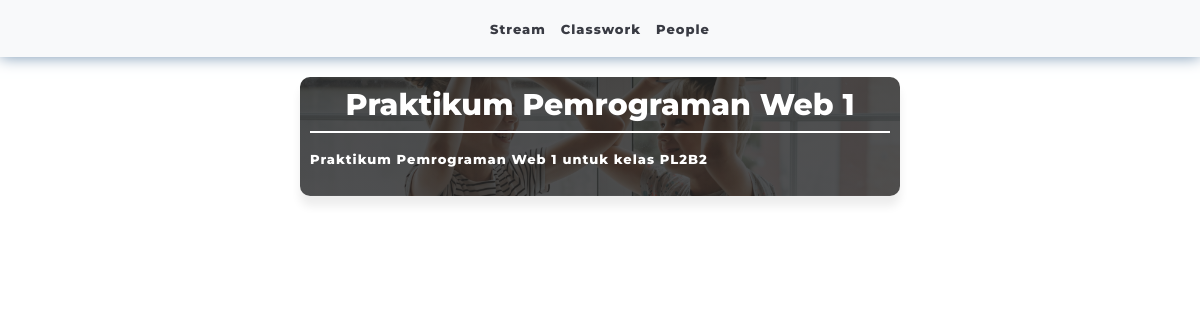
/on-class.php?id_kelas=K0004, run on the app's committed database.
### tables this page shows
CREATE TABLE `kelas` (
  `id_kelas` varchar(5) NOT NULL,
  `id_user` varchar(5) DEFAULT NULL,
  `nama_kelas` varchar(30) DEFAULT NULL,
  `deskripsi` varchar(200) DEFAULT NULL,
  `kode` varchar(6) DEFAULT NULL,
  `subject` varchar(50) NOT NULL,
  `image` varchar(100) NOT NULL
);

### on-class.php (the view, shortened to what this page needs)
<!DOCTYPE html>
<html lang="en">
<head>
    <link rel="stylesheet" href="css/bootstrap.min.css">
    <link rel="stylesheet" href="css/boxicons.min.css">
    <link rel="stylesheet" href="css/style.css">
</head>
<body>
    <nav class="navbar navbar-expand-lg sticky-top navbar-light bg-light justify-content-center">
      <ul class="navbar-nav">
        <li class="nav-item">
          <a class="nav-link" href="on-class.php?id_kelas=<?php echo $_SESSION['id_kelas']; ?>"><strong>Stream</a></strong>
        </li>
        <li class="nav-item">
          <a class="nav-link" href="classwork.php"><strong>Classwork</a></strong>
        </li>
        <li class="nav-item">
          <a class="nav-link" href="people.php"><strong>People</a></strong>
        </li>
      </ul>
    </nav>
    <?php
      include "connection.php";
      if (isset($_GET['id_kelas'])) {
        $id_kelas = $_GET['id_kelas'];
        $sql = "
          SELECT subject, deskripsi
          FROM kelas
          WHERE id_kelas = '$id_kelas';
        ";
        $result = mysqli_query($conn, $sql);
        foreach ($result as $row) {
          echo '
            <div class="stream-box col-md-6 offset-md-3">
              <h2 class="people-role pb-2 mb-0" align="center">' . $row['subject'] . '</h2>
                <div class="d-flex text-body-secondary pt-3">
                  <div class="pb-3 mb-0 small lh-sm w-100">
                    <div class="d-flex justify-content-between">
                      <strong>' . $row['deskripsi'] . '</strong>
                    </div>
                  </div>
                </div>
            </div>
          ';
        }
      }
    ?>
</body>
</html>

### css/style.css (style rules this page uses)
:root { --abu: #403c3c; --abu-muda:#cbcbcb; --biru-muda: #9cc2e3; --1blue: #194a7a; --2blue: #476f95; --3blue: #7593af; --4blue: #a3b7ca; --5blue: #d1dbe4; --darker-than-1blue: #143b62; }
* { line-height: 1.8; color: #393b43; font-size: 15px; font-weight: 600; font-family: 'Montserrat', sans-serif; }
h1,h2,h3,h4,h5,h6 { font-weight: 800; color: var(--1blue); }
.people-role { border-bottom: 2px solid var(--1blue); }
.stream-box { color: white; margin-top: 20px; margin-bottom: 40px; padding: 10px; border-radius: 10px; box-shadow: 0px 10px 10px rgba(0, 0, 0, 0.075); background-image: linear-gradient(rgba(35, 35, 35, 0.785), rgba(39, 38, 38, 0.785)), url("../assets/pexels-olia-danilevich-5088188.jpg"); background-size: cover; background-position: center; }
.stream-box .people-role { color: white; border-bottom: 2px solid white; }
.stream-box strong { color: white; }
a { font-size: 12px; transition: all 0.5s ease; color: var(--1blue); text-decoration: none; }
strong { font-size: 13px; letter-spacing: 1px; font-weight: 800; }
.navbar { box-shadow: 0 0 15px var(--3blue); }
.navbar.sticky-top { position: sticky; top: 0; z-index: 5; }

### data on the page
kelas: subject "Praktikum Pemrograman Web 1", deskripsi "Praktikum Pemrograman Web 1 untuk kelas PL2B2"
